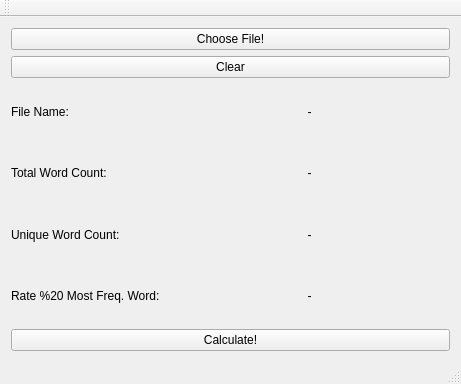
<?xml version="1.0" encoding="UTF-8"?>
<ui version="4.0">
 <class>MainWindow</class>
 <widget class="QMainWindow" name="MainWindow">
  <property name="geometry">
   <rect>
    <x>0</x>
    <y>0</y>
    <width>461</width>
    <height>384</height>
   </rect>
  </property>
  <property name="windowTitle">
   <string>Word Frequency Calculator!</string>
  </property>
  <widget class="QWidget" name="centralWidget">
   <layout class="QGridLayout" name="gridLayout">
    <item row="3" column="0">
     <layout class="QVBoxLayout" name="verticalLayout">
      <item>
       <widget class="QLabel" name="label">
        <property name="text">
         <string>File Name:</string>
        </property>
        <property name="alignment">
         <set>Qt::AlignLeading|Qt::AlignLeft|Qt::AlignVCenter</set>
        </property>
       </widget>
      </item>
      <item>
       <widget class="QLabel" name="label_2">
        <property name="text">
         <string>Total Word Count:</string>
        </property>
        <property name="alignment">
         <set>Qt::AlignLeading|Qt::AlignLeft|Qt::AlignVCenter</set>
        </property>
       </widget>
      </item>
      <item>
       <widget class="QLabel" name="label_3">
        <property name="text">
         <string>Unique Word Count:</string>
        </property>
        <property name="alignment">
         <set>Qt::AlignLeading|Qt::AlignLeft|Qt::AlignVCenter</set>
        </property>
       </widget>
      </item>
      <item>
       <widget class="QLabel" name="label_4">
        <property name="text">
         <string>Rate %20 Most Freq. Word: </string>
        </property>
        <property name="alignment">
         <set>Qt::AlignLeading|Qt::AlignLeft|Qt::AlignVCenter</set>
        </property>
       </widget>
      </item>
     </layout>
    </item>
    <item row="3" column="1" colspan="2">
     <layout class="QVBoxLayout" name="verticalLayout_2">
      <item>
       <widget class="QLabel" name="lblFileName">
        <property name="text">
         <string>-</string>
        </property>
        <property name="alignment">
         <set>Qt::AlignCenter</set>
        </property>
       </widget>
      </item>
      <item>
       <widget class="QLabel" name="lblTotalWordCnt">
        <property name="text">
         <string>-</string>
        </property>
        <property name="alignment">
         <set>Qt::AlignCenter</set>
        </property>
       </widget>
      </item>
      <item>
       <widget class="QLabel" name="lblUniqueWord">
        <property name="text">
         <string>-</string>
        </property>
        <property name="alignment">
         <set>Qt::AlignCenter</set>
        </property>
       </widget>
      </item>
      <item>
       <widget class="QLabel" name="lblRatio">
        <property name="text">
         <string>-</string>
        </property>
        <property name="alignment">
         <set>Qt::AlignCenter</set>
        </property>
       </widget>
      </item>
     </layout>
    </item>
    <item row="0" column="0" colspan="3">
     <widget class="QPushButton" name="fileBtn">
      <property name="text">
       <string>Choose File!</string>
      </property>
     </widget>
    </item>
    <item row="4" column="0" colspan="3">
     <widget class="QPushButton" name="calcButton">
      <property name="text">
       <string>Calculate!</string>
      </property>
     </widget>
    </item>
    <item row="2" column="0" colspan="3">
     <widget class="QPushButton" name="btnlClear">
      <property name="text">
       <string>Clear</string>
      </property>
     </widget>
    </item>
   </layout>
  </widget>
  <widget class="QMenuBar" name="menuBar">
   <property name="geometry">
    <rect>
     <x>0</x>
     <y>0</y>
     <width>461</width>
     <height>24</height>
    </rect>
   </property>
  </widget>
  <widget class="QToolBar" name="mainToolBar">
   <attribute name="toolBarArea">
    <enum>TopToolBarArea</enum>
   </attribute>
   <attribute name="toolBarBreak">
    <bool>false</bool>
   </attribute>
  </widget>
  <widget class="QStatusBar" name="statusBar"/>
 </widget>
 <layoutdefault spacing="6" margin="11"/>
 <resources/>
 <connections/>
</ui>
